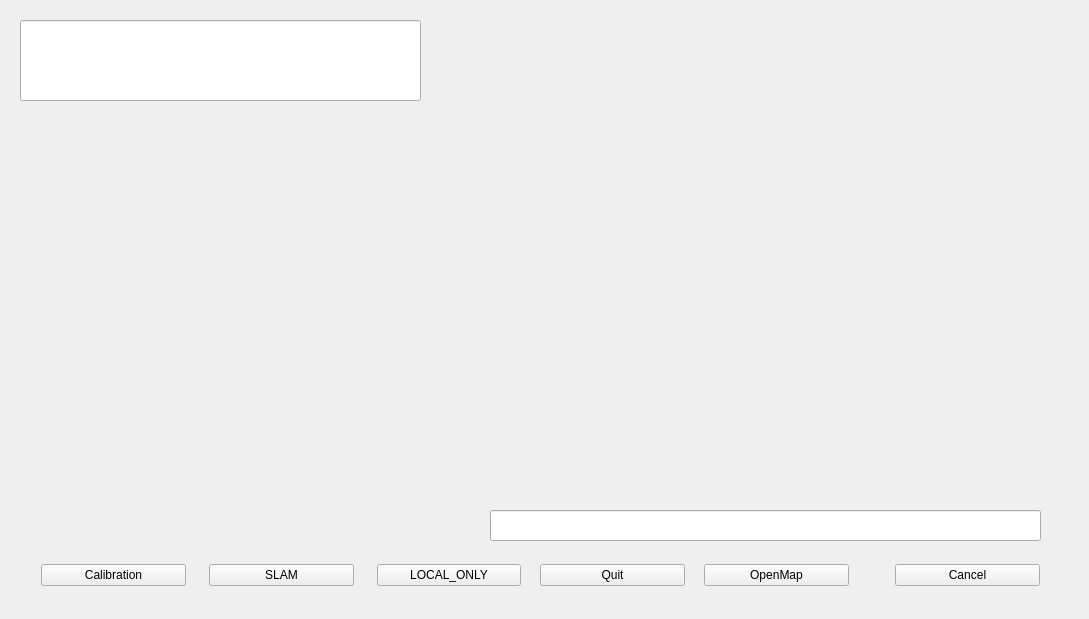
<?xml version="1.0" encoding="UTF-8"?>
<ui version="4.0">
 <class>Widget</class>
 <widget class="QWidget" name="Widget">
  <property name="geometry">
   <rect>
    <x>0</x>
    <y>0</y>
    <width>1089</width>
    <height>619</height>
   </rect>
  </property>
  <property name="windowTitle">
   <string>OdoSLAM Map View</string>
  </property>
  <widget class="MapViewWidget" name="widget" native="true">
   <property name="geometry">
    <rect>
     <x>459</x>
     <y>10</y>
     <width>610</width>
     <height>490</height>
    </rect>
   </property>
   <property name="minimumSize">
    <size>
     <width>0</width>
     <height>0</height>
    </size>
   </property>
  </widget>
  <widget class="QLabel" name="imageLabel">
   <property name="geometry">
    <rect>
     <x>20</x>
     <y>130</y>
     <width>410</width>
     <height>370</height>
    </rect>
   </property>
   <property name="text">
    <string/>
   </property>
  </widget>
  <widget class="QWidget" name="horizontalLayoutWidget">
   <property name="geometry">
    <rect>
     <x>30</x>
     <y>550</y>
     <width>1021</width>
     <height>51</height>
    </rect>
   </property>
   <layout class="QHBoxLayout" name="horizontalLayout">
    <item>
     <widget class="QPushButton" name="CalibrationButton">
      <property name="text">
       <string>Calibration</string>
      </property>
     </widget>
    </item>
    <item>
     <spacer name="horizontalSpacer_7">
      <property name="orientation">
       <enum>Qt::Horizontal</enum>
      </property>
      <property name="sizeType">
       <enum>QSizePolicy::Preferred</enum>
      </property>
      <property name="sizeHint" stdset="0">
       <size>
        <width>17</width>
        <height>17</height>
       </size>
      </property>
     </spacer>
    </item>
    <item>
     <widget class="QPushButton" name="SLAM">
      <property name="text">
       <string>SLAM</string>
      </property>
     </widget>
    </item>
    <item>
     <spacer name="horizontalSpacer_4">
      <property name="orientation">
       <enum>Qt::Horizontal</enum>
      </property>
      <property name="sizeType">
       <enum>QSizePolicy::Preferred</enum>
      </property>
      <property name="sizeHint" stdset="0">
       <size>
        <width>17</width>
        <height>17</height>
       </size>
      </property>
     </spacer>
    </item>
    <item>
     <widget class="QPushButton" name="LOCAL_ONLY">
      <property name="text">
       <string>LOCAL_ONLY</string>
      </property>
     </widget>
    </item>
    <item>
     <spacer name="horizontalSpacer_5">
      <property name="orientation">
       <enum>Qt::Horizontal</enum>
      </property>
      <property name="sizeType">
       <enum>QSizePolicy::Preferred</enum>
      </property>
      <property name="sizeHint" stdset="0">
       <size>
        <width>13</width>
        <height>28</height>
       </size>
      </property>
     </spacer>
    </item>
    <item>
     <widget class="QPushButton" name="quitButton">
      <property name="text">
       <string>Quit</string>
      </property>
     </widget>
    </item>
    <item>
     <spacer name="horizontalSpacer_6">
      <property name="orientation">
       <enum>Qt::Horizontal</enum>
      </property>
      <property name="sizeType">
       <enum>QSizePolicy::Preferred</enum>
      </property>
      <property name="sizeHint" stdset="0">
       <size>
        <width>13</width>
        <height>28</height>
       </size>
      </property>
     </spacer>
    </item>
    <item>
     <widget class="QPushButton" name="openButton">
      <property name="text">
       <string>OpenMap</string>
      </property>
     </widget>
    </item>
    <item>
     <spacer name="horizontalSpacer_3">
      <property name="orientation">
       <enum>Qt::Horizontal</enum>
      </property>
      <property name="sizeType">
       <enum>QSizePolicy::Preferred</enum>
      </property>
      <property name="sizeHint" stdset="0">
       <size>
        <width>40</width>
        <height>20</height>
       </size>
      </property>
     </spacer>
    </item>
    <item>
     <widget class="QPushButton" name="cancelButton">
      <property name="text">
       <string>Cancel</string>
      </property>
     </widget>
    </item>
   </layout>
  </widget>
  <widget class="QLineEdit" name="localLineEdit">
   <property name="geometry">
    <rect>
     <x>490</x>
     <y>510</y>
     <width>551</width>
     <height>31</height>
    </rect>
   </property>
  </widget>
  <widget class="QLineEdit" name="statusLineEdit">
   <property name="geometry">
    <rect>
     <x>20</x>
     <y>20</y>
     <width>401</width>
     <height>81</height>
    </rect>
   </property>
  </widget>
 </widget>
 <layoutdefault spacing="6" margin="11"/>
 <customwidgets>
  <customwidget>
   <class>MapViewWidget</class>
   <extends>QWidget</extends>
   <header>mapviewwidget.h</header>
   <container>1</container>
  </customwidget>
 </customwidgets>
 <resources/>
 <connections/>
</ui>
